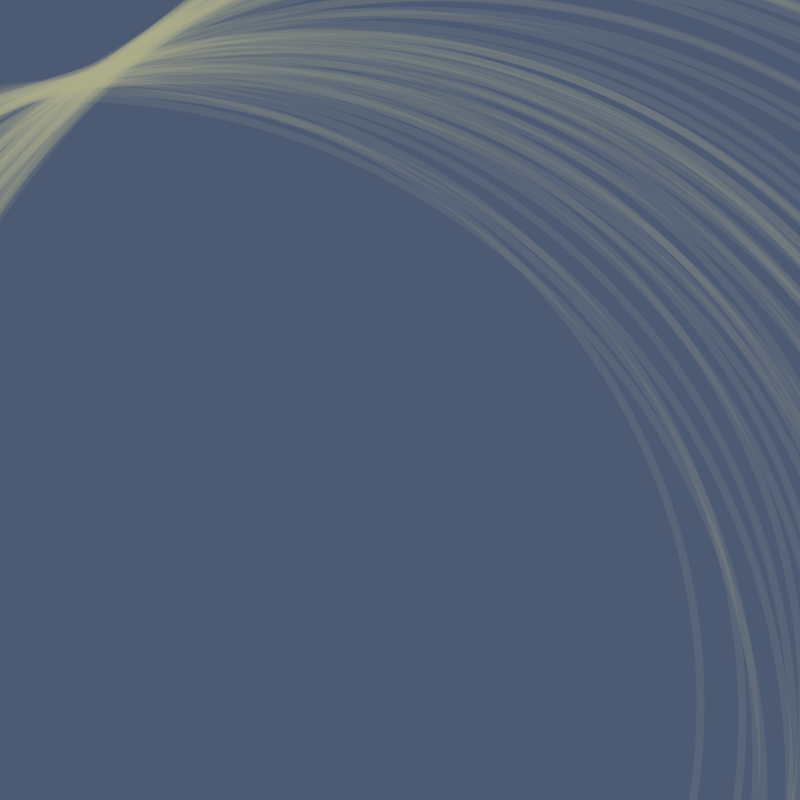
Frame 1 (no input)
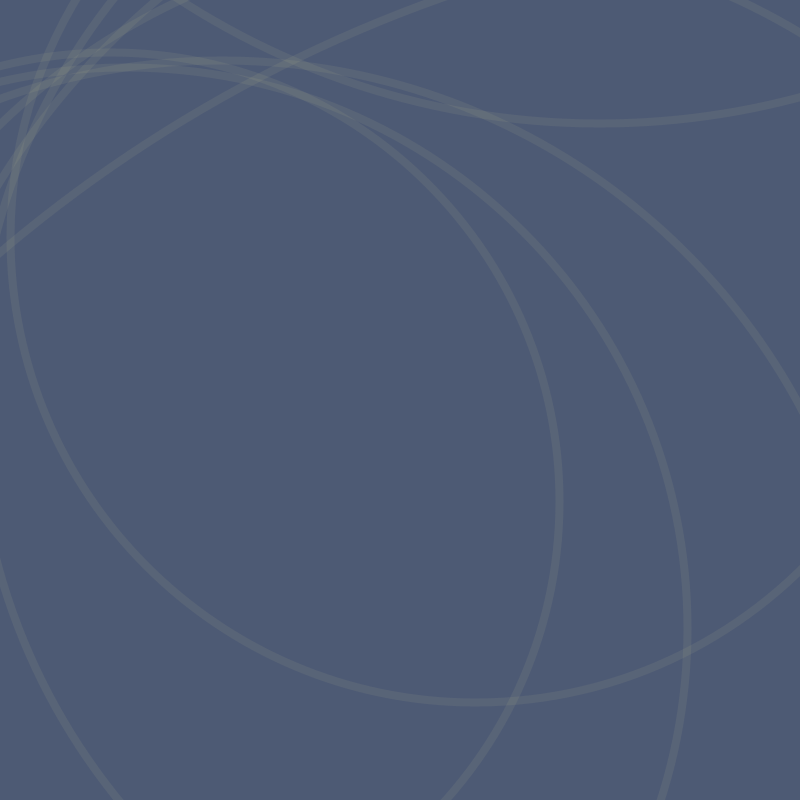
Frame 60 (the mouse pressed at the canvas centre just before this capture)
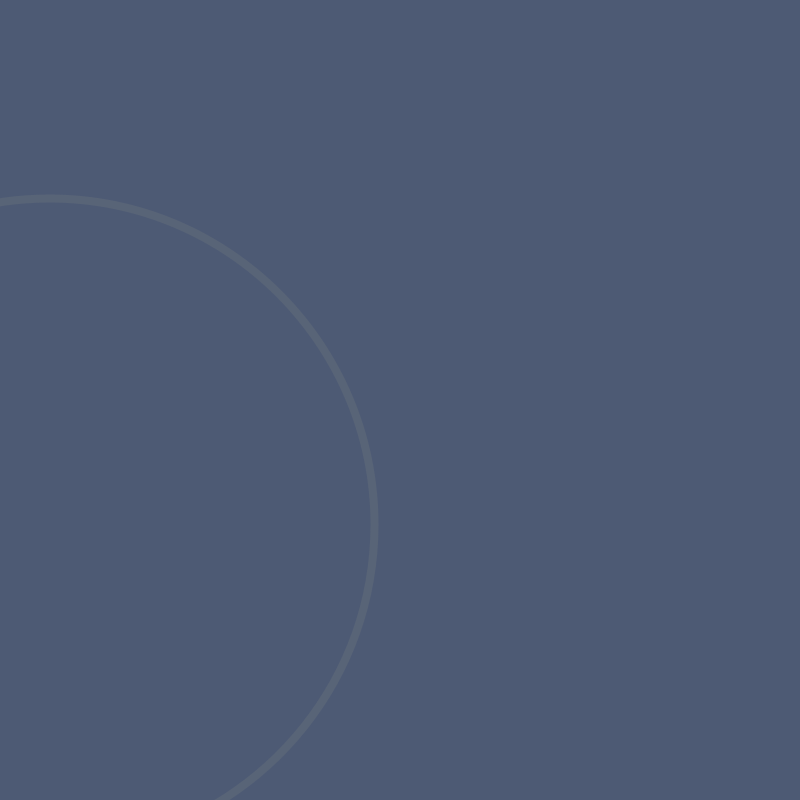
Frame 120 (the mouse held since frame 60 and released just before this capture)

The Processing sketch that drew these frames (run headless with seeded random() and noise(); from frame 60 on, the mouse is pressed at the canvas centre):

// Processing sketch: processing_6184
// ── processing_6184.pde


//Based on Flowing Ellipsii by Jed Savage

//Changes made on numbers and colors
//Better when the mouse is moved around in circles 
//Don't know why, but the main difference is that the whole thing disappears in the end

int num = 94; 
float maxVel = 44; 
float[] x = new float[num]; 
float[] y = new float[num]; 
float[] xv = new float[num]; 
float[] yv = new float[num]; 
float distance; 
float maxDistance; 
 
void setup() { 
  size(800,800); 
  maxDistance = dist(444,23,width,height); 
  smooth(); 
  stroke(177,180,145,29); 
  noFill(); 
  strokeWeight(8); 
  for (int i=2; i<num; i++) { 
    x[i] = random(44,width); 
    y[i] = random(700,height); 
    xv[i] = random(-maxVel,maxVel); 
    yv[i] = random(-maxVel,maxVel); 
  } 
} 
 
void draw() { 
  background(77,90,116); 
  for (int i=2; i<num; i++) { 
    distance = dist(mouseX,mouseY,x[i],y[i]); 
    float xs = distance*1.75; 
    ellipse(x[i],y[i],xs,xs); 
    if ((x[i] < 2) || (x[i] > width)) { 
      xv[i] *= -3; 
    } 
    if ((y[i] < 2) || (y[i] > height)) { 
      yv[i] *= -3; 
    } 
    x[i] += xv[i]; 
    y[i] += yv[i]; 
  } 
} 
